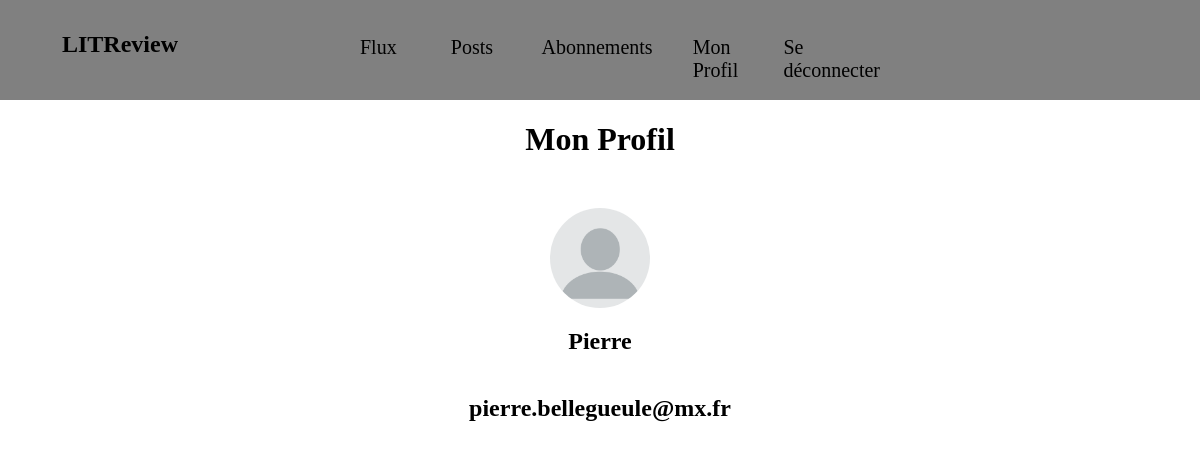
The app's page /profile (signed in), older data.
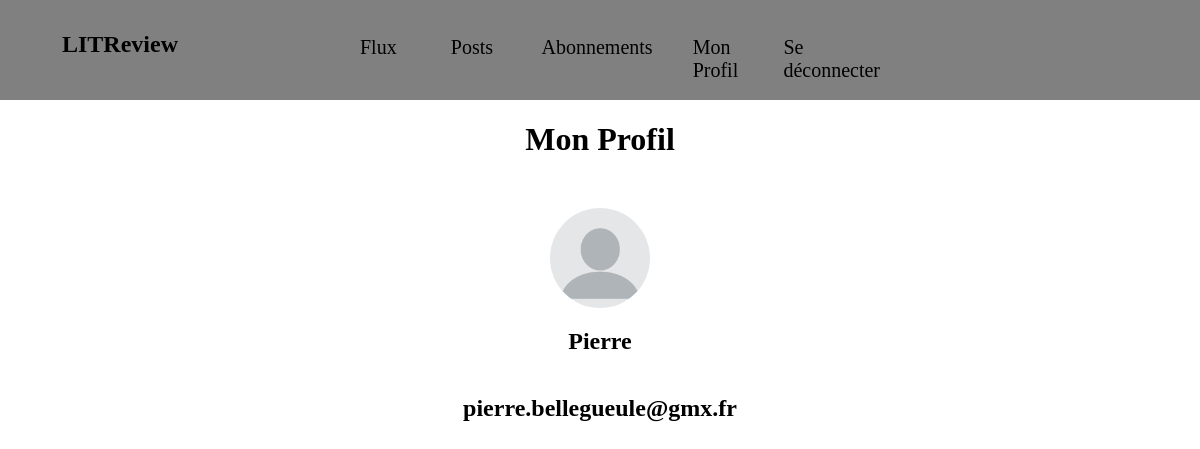
The same page, newer data.
### utilisateurs/models.py (models this page shows)
class CustomUser(AbstractUser):
    photo = models.ImageField(name="photo", upload_to='photos/', null=True, default='user_default.png')

### utilisateurs/views.py (the view)
# urls.py: path('profile', profile,
@login_required(login_url='/login')
def profile(request):
    context = {}
    context['username'] = request.user.username
    context['email'] = request.user.email
    context['profile_picture'] = request.user.photo
    return render(request, 'profile.html', context)

### utilisateurs/templates/profile.html
{% extends 'base.html' %}
{% load static %}
{% block title %}
    <h1>Mon Profil</h1>
{% endblock %}
{% block content %}
<link rel="stylesheet" href="{% static 'css/profile.css' %}">
<div class="content">
    {% if profile_picture %}
    <img src="{{profile_picture.url}}" id="profile_picture">
    {% endif %}
  <h2>{{ username }}</h2>
    <h2>{{ email }}</h2>
</div>
{% endblock %}

### templates/base.html (shortened to what this page needs)
<!DOCTYPE html>
{% load static %}
<html lang="en">
<head>
    <div id="rectangle">
        <link rel="stylesheet" href="{% static 'css/base.css' %}">
        <h2 id="title">LITReview</h2>
    <nav>
          <ul class="menu">
              {% if user.is_authenticated %}
            <li><a href="/home">Flux</a></li>
            <li><a href="/posts">Posts</a></li>
            <li><a href="/followed">Abonnements</a></li>
              <li><a href="/profile">Mon Profil</a></li>
              <li><a href="/logout">Se déconnecter</a></li>
              {% endif %}
          </ul>
    </nav>
    </div>
    <div id="page_title">
        {% block title %}
        {% endblock %}
    </div>
</head>
<body>
    {% block content %}
    {% endblock %}
</body>
</html>

### posts/static/css/base.css (style rules this page uses)
html { margin : 0; }
body { margin : 0; }
#rectangle { width: 100%; background-color:grey; height: 100px; display : flex; margin : 0; }
nav { margin : auto; width:50%; }
#rectangle ul { display : flex; }
#rectangle li { display: flex; font-size : 20px; justify-content: space-between; margin : 20px; width: 300px; }
a:link { color : black; background-color: transparent; text-decoration: none; }
#title { position: absolute; top : 3%; left: 10%; transform: translate(-50%, -50%); }
#page_title { text-align : center; }

### utilisateurs/static/css/profile.css (style rules this page uses)
.content { margin: 0 auto; display : flex; flex-direction : column; justify-content: space-around; width : 50%; margin-top : 50px; align-items:center; }
#profile_picture { height:100px; width:100px; border-radius: 50%; }

Row changes from the older to the newer data that the page shows:
changed CustomUser "Pierre": email "pierre.bellegueule@mx.fr" → "pierre.bellegueule@gmx.fr"
